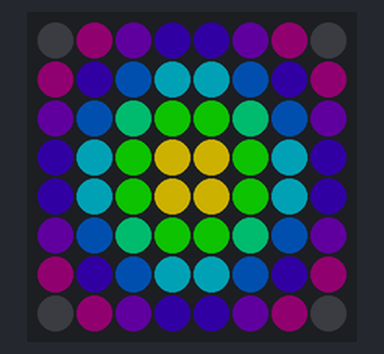
A sketch run on a simulated Arduino Uno, built with avr-gcc and run on an emulated ATmega328P. Shown: 8×8 RGB LED matrix (first LED top left, wired row by row). Dim RGB values are drawn brighter than linear.

Above: at 0.04 s.
At 4.98 s:
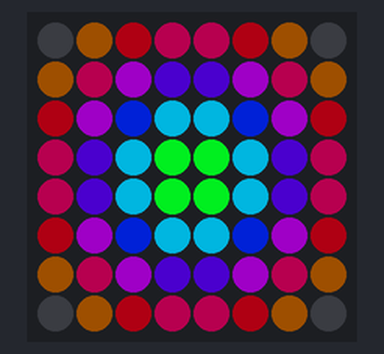
At 9.95 s:
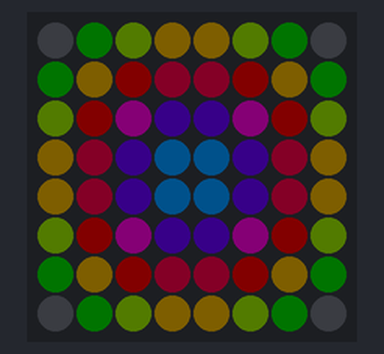
At 19.97 s:
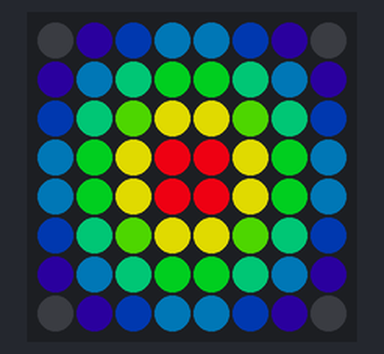
At 29.95 s:
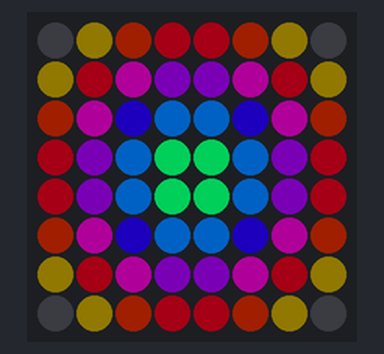
At 39.94 s:
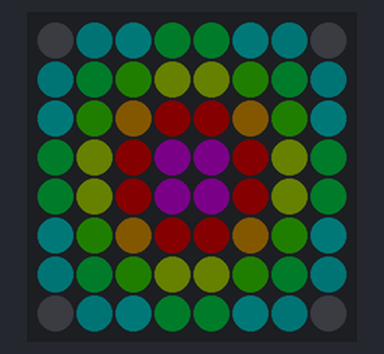

The sketch:

testerBuenoNeopixel.ino
```cpp
#include <Adafruit_NeoPixel.h>

// ==== Neopixel ====
#define PIN_NEOPIXEL 12
#define NUM_PIXELS 64
#define MATRIX_WIDTH 8
#define MATRIX_HEIGHT 8
Adafruit_NeoPixel strip(NUM_PIXELS, PIN_NEOPIXEL, NEO_GRB + NEO_KHZ800);

// ==== Centro y control ====
float t = 0;
float currentSpeed = 0.02;  // velocidad fija
float centerX = MATRIX_WIDTH / 2.0 - 0.5;
float centerY = MATRIX_HEIGHT / 2.0 - 0.5;

// ==== HSB a RGB ====
uint32_t colorHSB(float h, float s, float b) {
  float r = 0, g = 0, bl = 0;
  int i = int(h * 6);
  float f = h * 6 - i;
  float p = b * (1 - s);
  float q = b * (1 - f * s);
  float t = b * (1 - (1 - f) * s);

  switch (i % 6) {
    case 0: r = b, g = t, bl = p; break;
    case 1: r = q, g = b, bl = p; break;
    case 2: r = p, g = b, bl = t; break;
    case 3: r = p, g = q, bl = b; break;
    case 4: r = t, g = p, bl = b; break;
    case 5: r = b, g = p, bl = q; break;
  }

  return strip.Color(r * 255, g * 255, bl * 255);
}

int xyToIndex(int x, int y) {
  return y * MATRIX_WIDTH + x;
}

// ==== Setup ====
void setup() {
  strip.begin();
  strip.show();
}

// ==== Loop ====
void loop() {
  respiraNeopixel();
}

void respiraNeopixel() {
  t += currentSpeed;
  float waveBrightness = (sin(t) + 1.0) / 2.0;

  for (int y = 0; y < MATRIX_HEIGHT; y++) {
    for (int x = 0; x < MATRIX_WIDTH; x++) {
      float dx = x - centerX;
      float dy = y - centerY;
      float dist = sqrt(dx * dx + dy * dy);
      float maxDist = sqrt(centerX * centerX + centerY * centerY);
      float normDist = dist / maxDist;

      float hue = normDist + (t * 0.1);
      if (hue > 1.0) hue -= 1.0;

      float localBrightness = waveBrightness * (1.0 - normDist);
      uint32_t color = colorHSB(hue, 1.0, localBrightness);
      int i = xyToIndex(x, y);
      strip.setPixelColor(i, color);
    }
  }

  strip.show();
  delay(20);
}
```
